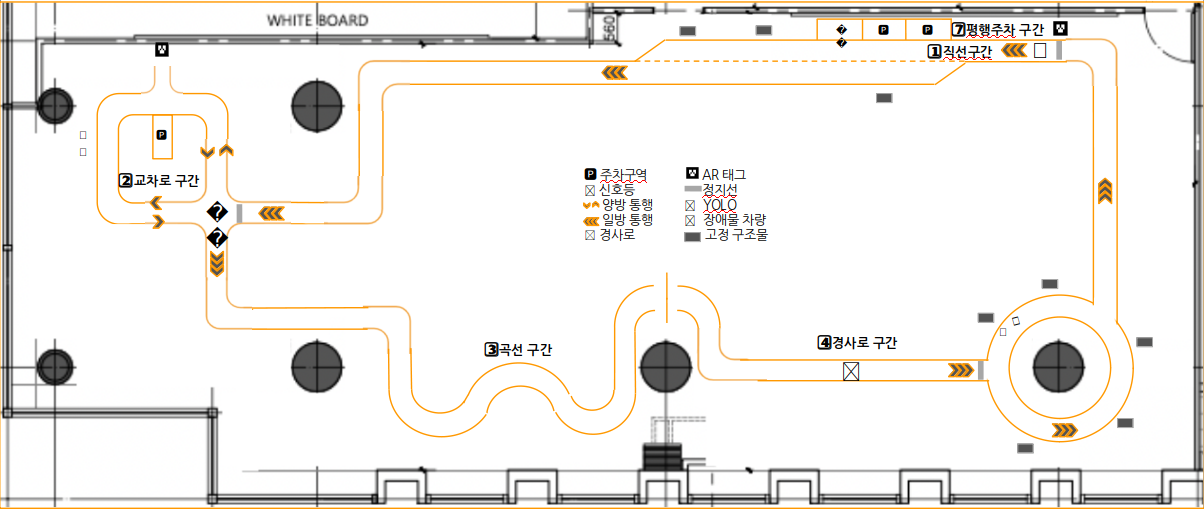
#> input picture image/map.png, 1204 x 509 px
$ python -i image_processing_module.py   (imports and definitions only)
#> lines starting #> are read from the running program, lines starting #| are printed output that depends on the picture
#! /usr/bin/env python
# -*- coding: utf-8 -*-

import cv2, math, random, time
import numpy as np

from cv_bridge import CvBridge

# [442 lines that did not run here, left out]

>>> import cv2
>>> picture = cv2.imread('../image/map.png', cv2.IMREAD_GRAYSCALE)
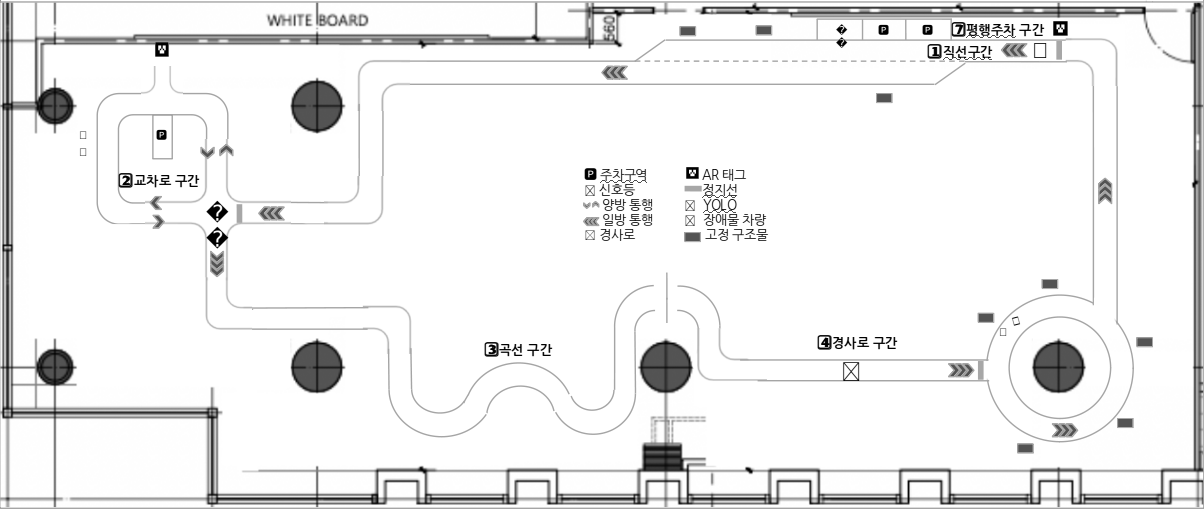
#> picture: shape (509, 1204); min 0, max 255, mean 237.7
#> (the run stopped early here; a loop or call above may not have finished)

$ run again, on image/mode.png
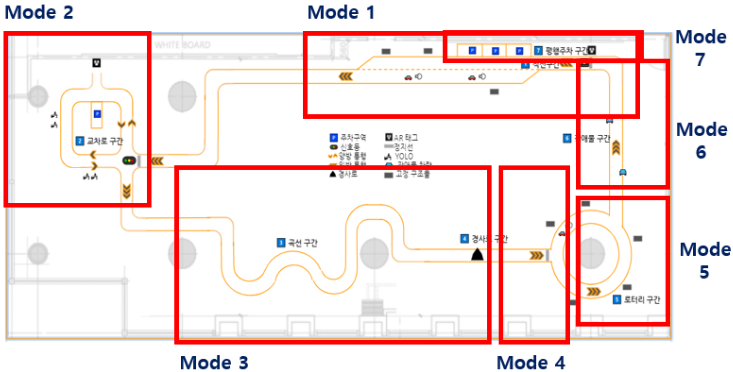
#> input picture image/mode.png, 733 x 372 px
#> `picture = cv2.imread('../image/map.png', cv2.IMREAD_GRAYSCALE)`:
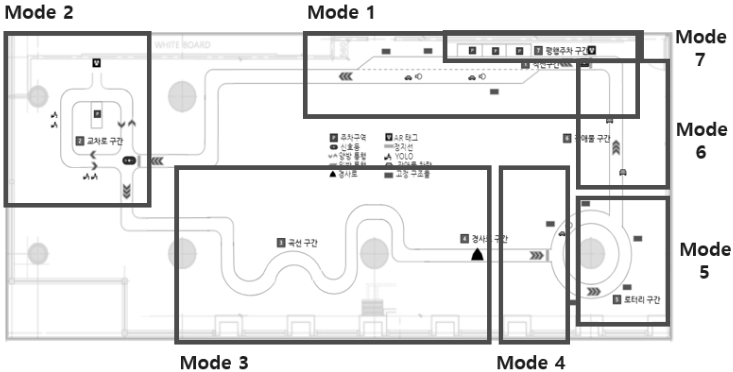
#> picture: shape (372, 733); min 0, max 255, mean 234.4
